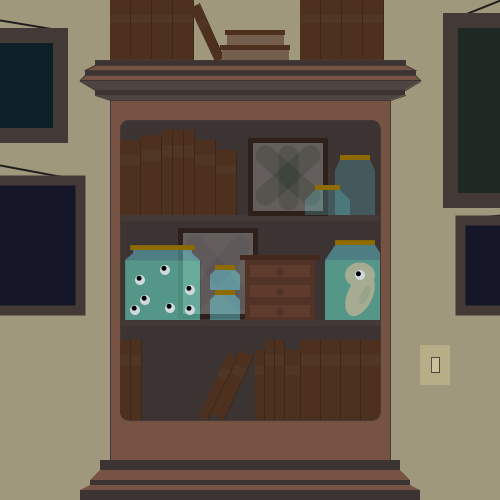
Frame 1 (no input)
Frame 60 (the mouse pressed at the canvas centre just before this capture): identical to frame 1, image omitted
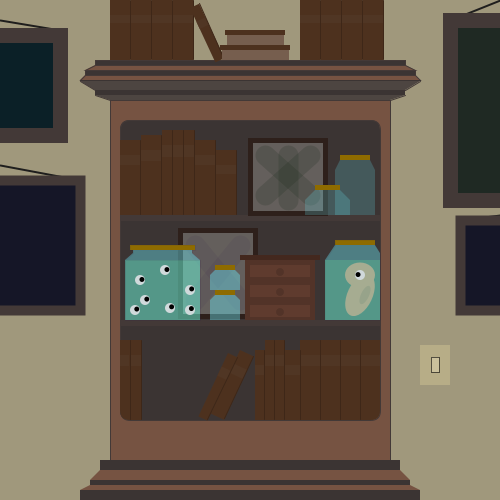
Frame 120 (the mouse held since frame 60 and released just before this capture)

The Processing sketch that drew these frames (run headless with seeded random() and noise(); from frame 60 on, the mouse is pressed at the canvas centre):

// Processing sketch: processing_156375
// ── processing_156375.pde

Eye e1, e2, e3, e4, e5,e6,e7,e8;
   int bheight = 80;
   int bwidth = 20;

boolean on = false;
  
int btnX = 431;
int btnY = 357;
int btnW = 8;
int btnH = 15;

void setup() 
{
 size(500,500);
 smooth(10);

// EYES
  e1 = new Eye(140,280,10);
  e2 = new Eye(165,270,10);  
  e3 = new Eye(190,290,10);
  e4 = new Eye(145,300,10); 
  e5 = new Eye(170,308,10);
  e6 = new Eye(190,310,10);
  e7 = new Eye(135,310,10);
  e8 = new Eye(360,275,10);


// what happens when the mouse is pressed        
  { if(!mousePressed == true){
  fill(0,100);
  rect(0,0,500,500);
}}

  

}
void draw(){
   background(#A0987C);
   noStroke();
   
// art on walls
   //strings
   strokeWeight(2);
   stroke(#1F1E1D);
   line(450,20,500,0);
   line(460,220,500,215);
   line(60,30,0,20);
   line(80,180,0,165);
   strokeWeight(15);      //top right
   stroke(#433937);
   fill(#1F2923);
   rect(450,20,80,180);
   strokeWeight(10);      // bottom right
   stroke(#433937);
   fill(#151627);
   rect(460,220,80,90);
   strokeWeight(1);
   strokeWeight(15);      //top left
   stroke(#433937);
   fill(#0B2027);
   rect(-20,35,80,100);
   strokeWeight(10);      // bottom left
   stroke(#433937);
   fill(#151627);
   rect(-20,180,100,130);
   strokeWeight(1);
// CABINET
   fill(#765342);
   rect(110,100,280,360); //outside
   fill(#3B3433);
   rect(120, 120, 260, 300, 10); //inside
   // shelves
     fill(#433937);
     rect(120,215,260,5);
     rect(120,320,260,5);
 // top of cabinet
     //top background shape
     fill(#765342);
     beginShape();
       vertex(95,65);
       vertex(85,70);
       vertex(415,70);
       vertex(405,65);
     endShape();
     beginShape();
       vertex(85,75);
       vertex(80,80);
       vertex(420,80);
       vertex(415,75);
     endShape();
     // bottom background shape
     fill(#4D4541);
     beginShape();
       vertex(80,81);
       vertex(95,90);
       vertex(405,90);
       vertex(420,81);
     endShape();
     beginShape();
       vertex(95,95);
       vertex(110,100);
       vertex(390,100);
       vertex(405,95);
     endShape();
     //horizontal bars (rectangles)
     fill(#3B3433);
       rect(95,60,310,5); //a
       rect(85,70,330,5); //b
     stroke(#3B3433);
       line(80,80,420,80); // c
     noStroke();
       rect(95,90,310,5); //d
  // bottom of cabinet
    // background shapes behind rectangles
      fill(#765342);
      beginShape(); // 5
        vertex(100,470);
        vertex(90,480);
        vertex(410,480);
        vertex(400,470);
      endShape();
      beginShape(); // 6
        vertex(90,485);
        vertex(80,490);
        vertex(420,490);
        vertex(410,485);
      endShape();
    //bottom of cabinet shading
     fill(#3B3433);
      rect(100,460,300,10); //e
      rect(90,480,320,5);   //f
      rect(80,490,340,10);  //g
//STUFF ON SHELVES  
  //art on top shelf
   strokeWeight(5);
   stroke(#2E201B);
   fill(#645F5C);
   rect(250,140,75,73);
   strokeWeight(20);
   stroke(28,39,28,50);
   line(265,155,310,195);
   line(310,155,265,195);
   line(288,155,288,200);
   strokeWeight(1);
  // art on middle shelf
   strokeWeight(5);
   stroke(#2E201B);
   fill(#645F5C);
   rect(180,230,75,86);
   strokeWeight(20);
   stroke(47,28,72,25);
   line(240,245,195,300);
   line(195,245,240,300);
   strokeWeight(1);
   // jar with eyes
     // lid
     fill(#8E6B00);
     rect(130,245,65,5);
     //jar
      fill(108,239,255,100);
      beginShape();
       vertex(133,250);
       vertex(133,253);
       vertex(125,260);
       vertex(125,320);
       vertex(200,320);
       vertex(200,260);
       vertex(192,253);
       vertex(192,250);
     endShape();
      // water level
      fill(108,255,158,50);
          rect(125,260,75,60);
    // jar with baby thing
      //lid
       fill(#8E6B00);
       rect(335,240,40,5);
      // glass
       fill(108,239,255,100);
      beginShape();
       vertex(335,245);
       vertex(325,260);
       vertex(325,320);
       vertex(380,320);
       vertex(380,253);
       vertex(375,245);
     endShape();
      //babything
      noStroke();
      fill(#B4988E);
        ellipse(360,275,30,25);
        pushMatrix();            // separating rotation from rest of objects
        translate(360,295);
        rotate(radians(25));
        ellipse(0,0,25,45);
        popMatrix();             // ending separation from other objects
       pushMatrix();
       translate(365,295);        // separating rotation from rest of objects
       rotate(radians(25));
        fill(#A28C85);
        ellipse(0,0,8,20);
        popMatrix();          // ending separation
      // water level, over babything
       fill(108,255,158,50);
        rect(325,260,55,60);

  // mini jars, top
     //lid
       fill(#8E6B00);
       rect(215,265,20,5);
      // glass
       fill(108,239,255,100);
      beginShape();
       vertex(215,270);
       vertex(210,275);
       vertex(210,290);
       vertex(240,290);
       vertex(240,275);
       vertex(235,270);
     endShape();
  //mini jars, bottom
     //lid
       fill(#8E6B00);
       rect(215,290,20,5);
      // glass
       fill(108,239,255,100);
      beginShape();
       vertex(215,295);
       vertex(210,300);
       vertex(210,320);
       vertex(240,320);
       vertex(240,300);
       vertex(235,295);
     endShape();
   
  // mini drawer set
   fill(#43281E);
     rect(240,255,80,5);
   fill(#523328);
     rect(245,260,70,60);
   fill(#5F3B2E);
     rect(250,265,60,12);
     rect(250,285,60,12);
     rect(250,305,60,12);
   fill(#523328);
     ellipse(280,272,8,8);
     ellipse(280,292,8,8);
     ellipse(280,312,8,8);
     
  // mini jars top shelf
       //lid
       fill(#8E6B00);
       rect(340,155,30,5);
      // glass
       fill(108,239,255,50);
      beginShape();
       vertex(340,160);
       vertex(335,170);
       vertex(335,215);
       vertex(375,215);
       vertex(375,170);
       vertex(370,160);
     endShape();
     //lid
       fill(#8E6B00);
       rect(315,185,25,5);
      // glass
       fill(108,239,255,50);
      beginShape();
       vertex(315,190);
       vertex(305,200);
       vertex(305,215);
       vertex(350,215);
       vertex(350,200);
       vertex(340,190);
     endShape();
  
  //books, bottom shelf
    //right book with curve
    fill(#4D311E);
    rect(361,340,bwidth-1,bheight,0,0,20,0);
      fill(#503624);
      rect(361,340+15,bwidth-1,bheight/7);
    //left book with curve
    fill(#4D311E);
    rect(120,340,bwidth,bheight,0,0,0,20);
      fill(#503624);
      rect(120,340+15,bwidth/2-1,bheight/7);
       stroke(#3E2718);
      line(130,340,130,419);
    noFill();
    noStroke();
    // other books, bottom shelf
    book(131,340,bwidth/2,bheight);
    book(340,340, bwidth,bheight);
    book(320,340,bwidth,bheight);
    book(300,340,bwidth,bheight);
    book(285,350,bwidth-5,bheight-10);
    book(275,340,bwidth-11,bheight);
    book(265,340,bwidth-11,bheight);
    book(255,350,bwidth-11,bheight-10);
      pushMatrix();                        //rotated book, right
      translate(240,350);
      rotate(radians(25));
      book(0,0,bwidth-5,bheight-10);
      popMatrix();
      pushMatrix();                        //rotated book, left
      translate(228,353);
      rotate(radians(25));
      book(0,0,bwidth-10,bheight-10);
      popMatrix();
  //books, top shelf
    book(120,140,bwidth,bheight-5);
    book(141,135,bwidth,bheight);
    book(162,130,bwidth-10,bheight+5);
    book(173,130,bwidth-10,bheight+5);
    book(184,130,bwidth-10,bheight+5);
    book(195,140,bwidth,bheight-5);
    book(216,150,bwidth,bheight-15);
  //books, top of cabinet
    //right
      book(300,0,bwidth, bheight-20);
      book(321,0,bwidth,bheight-20);
      book(342,0,bwidth,bheight-20);
      book(363,0,bwidth,bheight-20);
    //left
      book(110,0,bwidth,bheight-20);
      book(131,0,bwidth,bheight-20);
      book(152,0,bwidth,bheight-20);
      book(173,0,bwidth,bheight-20);
      pushMatrix();
      translate(190,8);
      rotate(-radians(25));
      book(0,0,bwidth-10,bheight-20);
      popMatrix();
    //center
       fill(#4D311E);
       rect(220,45,70,5);
       fill(#765E4E);
       rect(222,50,67,10);
       fill(#4D311E);
       rect(225,30,60,5);
       fill(#765E4E);
       rect(227,35,57,10);
 
 
 
//eyes
  e1.update(mouseX, mouseY);
  e2.update(mouseX, mouseY);
  e3.update(mouseX, mouseY);
  e4.update(mouseX, mouseY);
  e5.update(mouseX, mouseY);
  e6.update(mouseX, mouseY);
  e7.update(mouseX, mouseY);
  e8.update(mouseX, mouseY);
  e1.display();
  e2.display();
  e3.display();
  e4.display();
  e5.display();
  e6.display();
  e7.display();
  e8.display();
  
  
  // light switch
  fill(#B7AD87);
 rect(420,345,30,40);

  fill(#CBC19C);
  stroke(0,150);
  strokeWeight(1);
  rect(btnX, btnY, btnW, btnH);
  noStroke();


// TURN OFF LIGHT
  if (on == true) {
  fill(0,150);
  rect(0,0,500,500);
  }
  else {
  }
 


 
}
class Eye 
{
  int ex, ey;
  int size;
  float angle = 0.0;
  Eye(int x, int y, int s) {
    ex = x;
    ey = y;
    size = s;
 }
  void update(int mx, int my) {
    angle = atan2(my-ey, mx-ex);
  }
  void display() {
    pushMatrix();
    translate(ex, ey);
    fill(#D0D9DB);
    ellipse(0, 0, size, size);
    rotate(angle);
    fill(0);
    ellipse(size/4, 0, size/2, size/2);
    popMatrix();
  }


  
}

void book(int xloc, int yloc, int bwidth, int bheight){
fill(#4D311E);
  rect(xloc,yloc,bwidth,bheight);
    fill(#503624);
      rect(xloc,yloc+15,bwidth,bheight/7);
  stroke(#3E2718);
  line(xloc+bwidth,yloc,xloc+bwidth,yloc+bheight-1);
  noStroke();
}

//button limits
void mousePressed() {
  if ( mouseX > btnX && mouseX < (btnX+btnW) && mouseY > btnY && mouseY < (btnY+btnH)) {
    // toggle the value of 'on'
    // in other words, if on == true, then on becomes not true (false) and
    // vice versa
    on = !on;   // on = (not)on
  }
}
